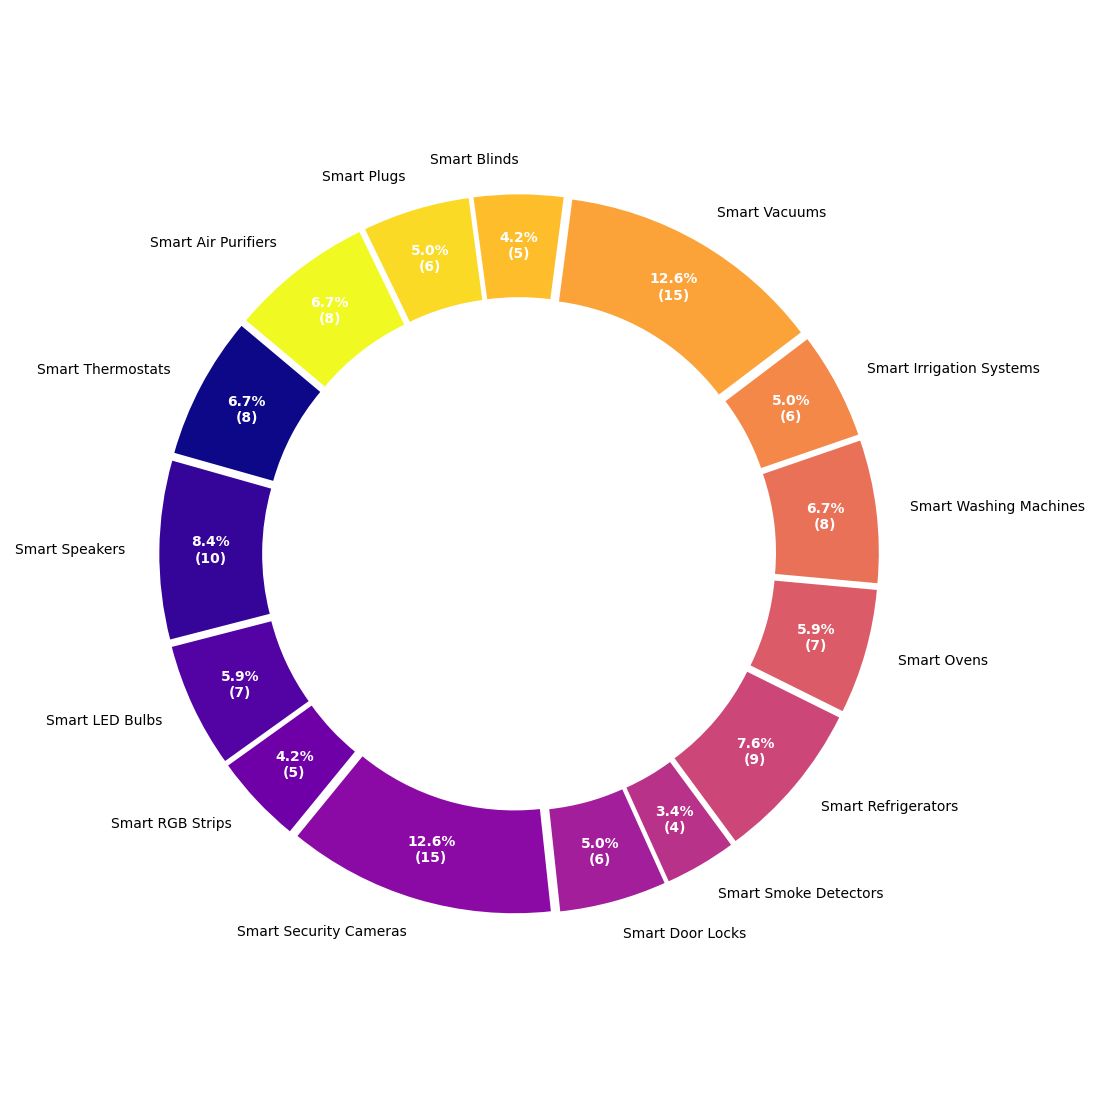

The Python source for this figure:
import matplotlib.pyplot as plt
import numpy as np

# Define the data
labels = [
    'Smart Thermostats', 'Smart Speakers', 'Smart LED Bulbs', 
    'Smart RGB Strips', 'Smart Security Cameras', 'Smart Door Locks', 
    'Smart Smoke Detectors', 'Smart Refrigerators', 'Smart Ovens', 
    'Smart Washing Machines', 'Smart Irrigation Systems', 'Smart Vacuums',
    'Smart Blinds', 'Smart Plugs', 'Smart Air Purifiers'
]
sizes = [8, 10, 7, 5, 15, 6, 4, 9, 7, 8, 6, 15, 5, 6, 8]

colors = plt.cm.plasma(np.linspace(0, 1, len(labels)))

fig, ax = plt.subplots(figsize=(11, 11), subplot_kw=dict(aspect="equal"))

wedges, texts, autotexts = ax.pie(
    sizes, 
    labels=labels, 
    colors=colors, 
    autopct=lambda pct: '{:.1f}%\n({:d})'.format(pct, int(np.round(pct/100.*np.sum(sizes)))),
    startangle=140, 
    pctdistance=0.85,
    wedgeprops=dict(width=0.3), 
    explode=[0.05]*len(labels)
)

center_circle = plt.Circle((0, 0), 0.55, fc='white')
fig.gca().add_artist(center_circle)

ax.axis('equal')

for autotext in autotexts:
    autotext.set_color('white')
    autotext.set_size(10)
    autotext.set_weight('bold')

plt.tight_layout()
plt.show()
